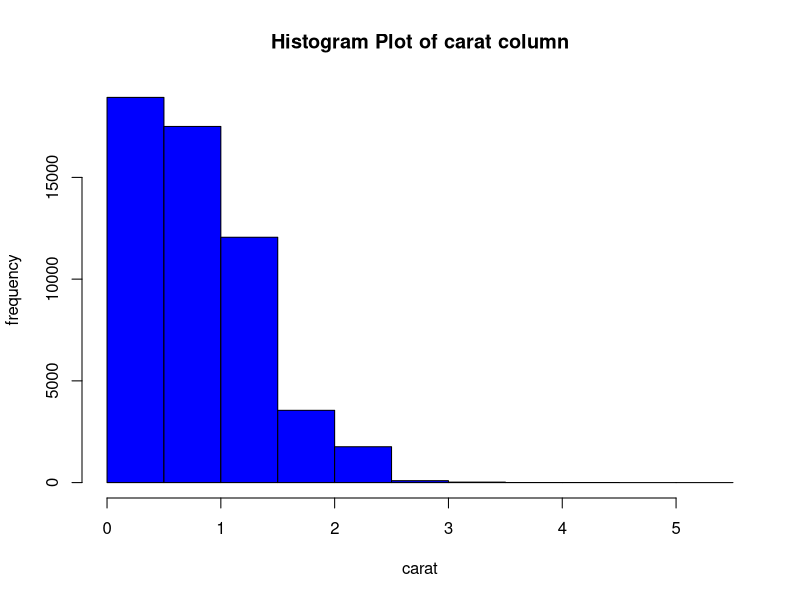
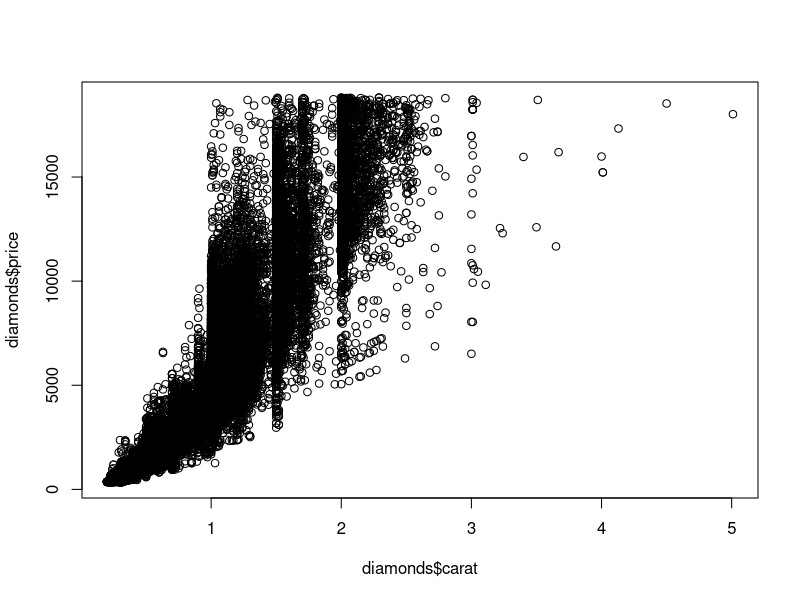
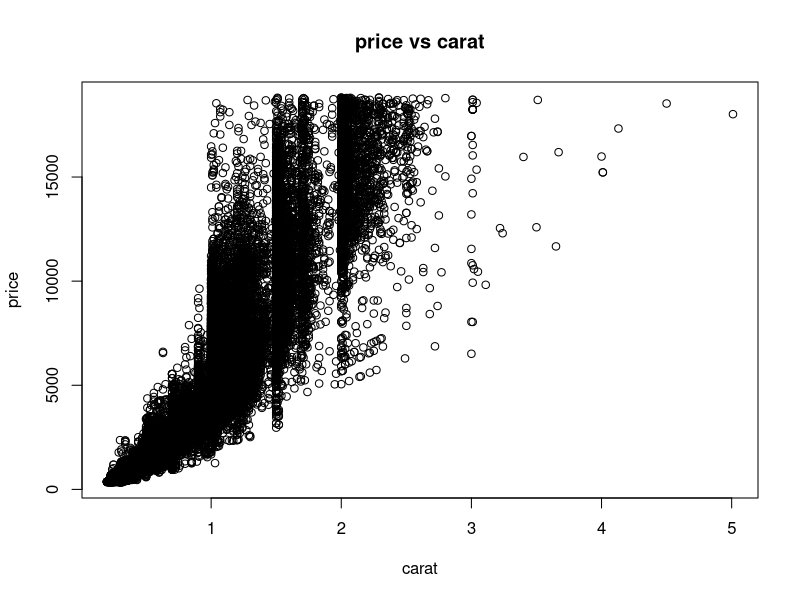
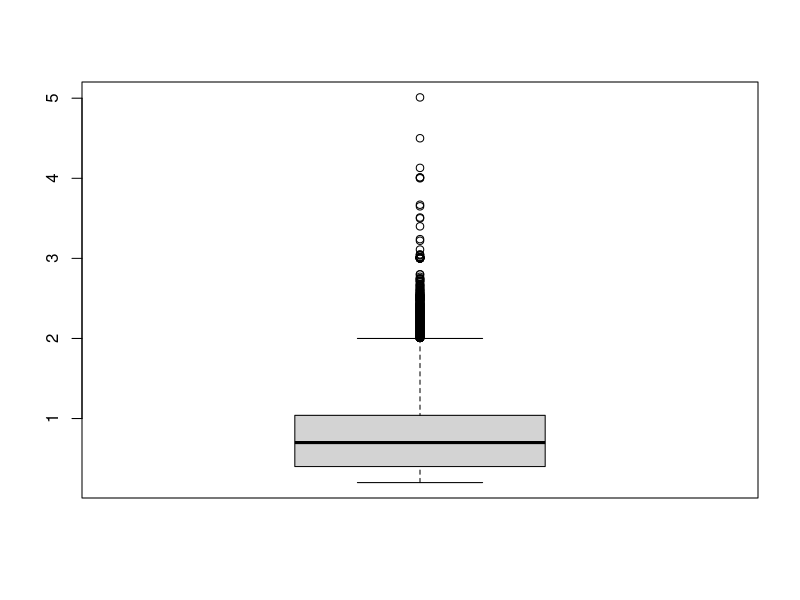
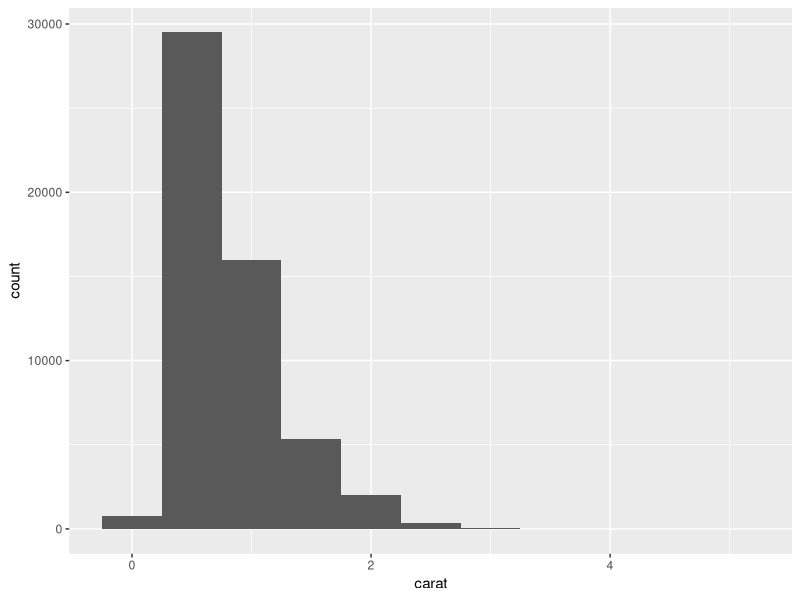
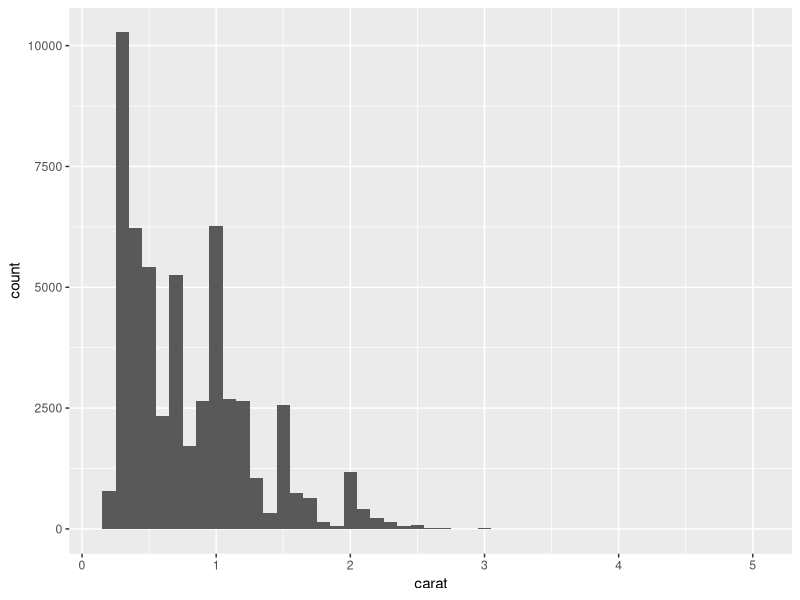
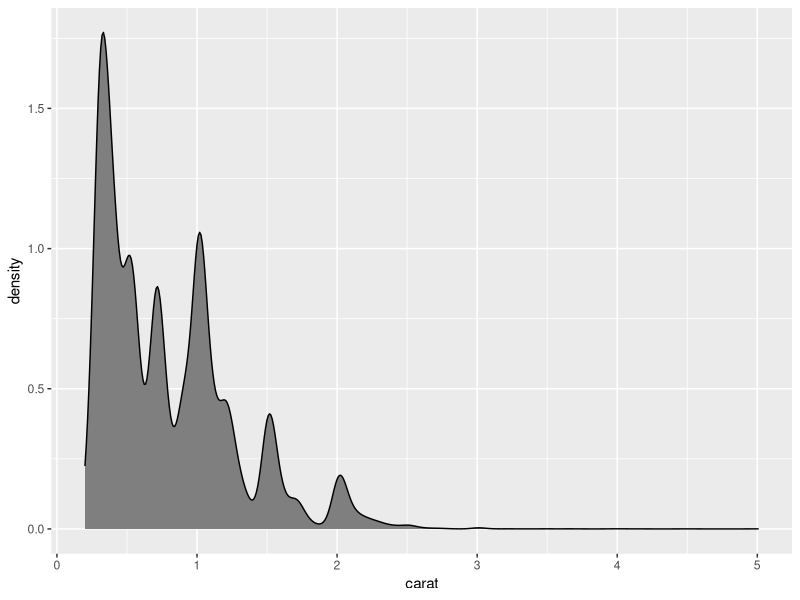
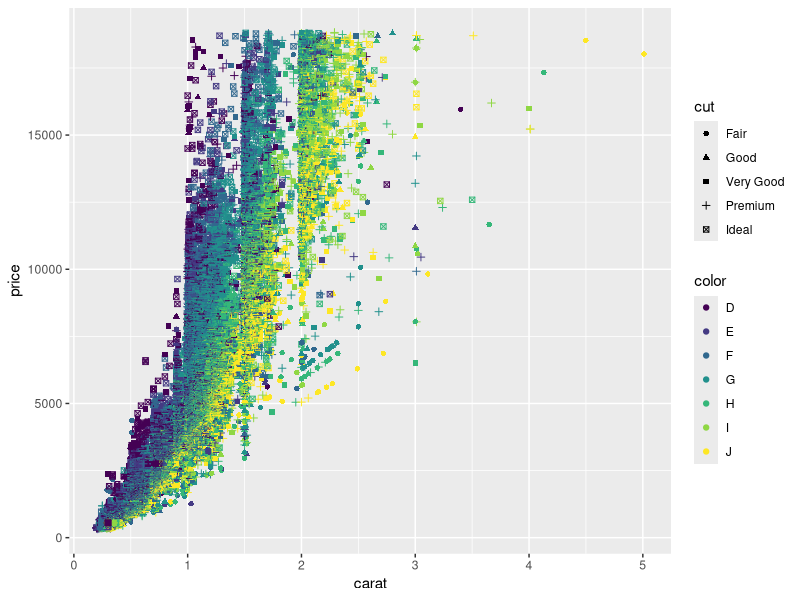

These charts were generated, in order, by the following R code:
#####################################
#Statistical graphs with ggplot2
#author : Z.B.Celik
#Date   : 06/23/2014
#####################################
require (ggplot2)
data(diamonds)
diamonds
#basics of our data
head(diamonds)
NCOL(diamonds)
NROW(diamonds)
class(diamonds)

#1 Histogram
hist(diamonds$carat, xlab = "carat", col = "blue", main = "Histogram Plot of carat column", ylab="frequency")
#2 Scatter Plot
plot( diamonds$carat, diamonds$price) 
plot (price ~ carat, data=diamonds, main="price vs carat")
#3-boxplot
boxplot(diamonds$carat)
#More about ggplot2
#ggplot(data) + geom_point(aes(x,y))
#4-density plot
ggplot(data=diamonds) + geom_histogram(aes(x=carat), binwidth=0.5)
ggplot(data=diamonds) + geom_histogram(aes(x=carat), binwidth=0.1, main="carat histogram", xlab="x")

#density 1d kernel density estimate
ggplot(data=diamonds) + geom_density(aes(x=carat), fill="grey50")

#5 scatter plots with ggplot
ggplot(data=diamonds) + geom_point(aes(x=carat,y=price))+ aes(color=color) + aes(shape=cut)
ggplot(diamonds, aes(y=price, x=carat))+geom_point()

#6 boxplots with ggplot
ggplot(data=diamonds) + geom_boxplot(aes(y=carat,x=1))
#or we can write
ggplot(diamonds, aes(y=carat,x=1)) + geom_boxplot()

ggplot(diamonds,aes(y=carat,x=cut)) + geom_boxplot()
#in order to not to write over and over
g <- ggplot(diamonds, aes(y=carat,x=cut))
g + geom_violin() + geom_point()
#we may need to add some jitter
g + geom_jitter() + geom_violin()

#7 line plots
head(economics)
NCOL(economics)
NROW(economics)
ggplot(economics, aes(x=date,y=pop))+geom_line()
#how can we get the year and month from date
require(lubridate)
economics$year <- year(economics$date)
economics$month <- month(economics$date)
head(economics,n = 10)
#two new columns are added as year and month
#now find the year that are greater than 2000
econ2000 <- economics[which(economics$year>2000), ]
nrow(econ2000)
head (econ2000)
#make the months as Jan, Feb etc.
econ2000$month <- month(econ2000$date, label=TRUE)
head(econ2000)
